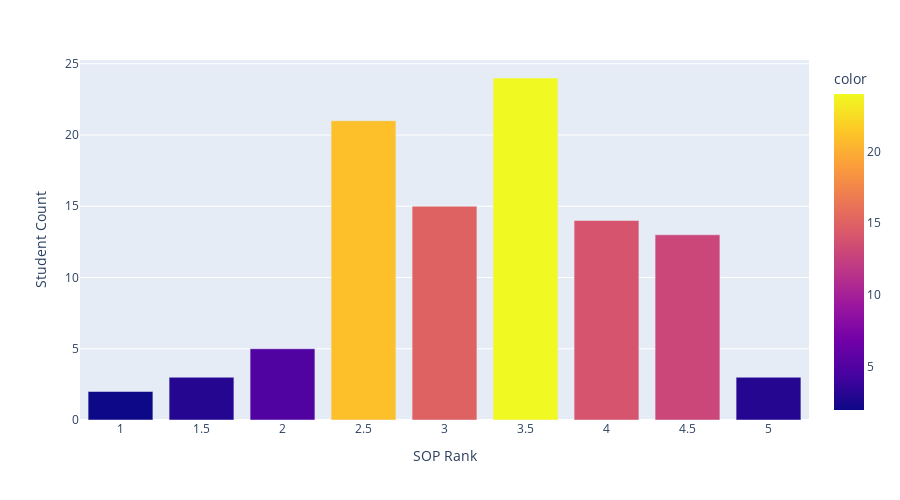

The notebook cell saved with this chart:
### Code cell
sranks = [1,1.5,2,2.5,3,3.5,4,4.5,5]
stcount = []

for i in sranks:
    print(i)
    stcount.append(len(df[df['SOP']==i]))

print('sranks',sranks)
print('stcount',stcount)

fig = px.bar(x=sranks, y=stcount,
             color=stcount,
             labels={'x':'SOP Rank', 'y':'Student Count'},
             height=500)


fig.show()

### Figure 1 — Plotly figure (JSON) as saved in the notebook; plotly's stock layout.template omitted (floating-point values rounded to 4 significant figures)
{"data": [{"alignmentgroup": "True", "hovertemplate": "SOP Rank=%{x}<br>Student Count=%{y}<br>color=%{marker.color}<extra></extra>", "legendgroup": "", "marker": {"color": [2, 3, 5, 21, 15, 24, 14, 13, 3], "coloraxis": "coloraxis", "pattern": {"shape": ""}}, "name": "", "offsetgroup": "", "orientation": "v", "showlegend": false, "textposition": "auto", "type": "bar", "x": [1, 1.5, 2, 2.5, 3, 3.5, 4, 4.5, 5], "xaxis": "x", "y": [2, 3, 5, 21, 15, 24, 14, 13, 3], "yaxis": "y"}], "layout": {"barmode": "relative", "coloraxis": {"colorbar": {"title": {"text": "color"}}, "colorscale": [[0, "#0d0887"], [0.1111, "#46039f"], [0.2222, "#7201a8"], [0.3333, "#9c179e"], [0.4444, "#bd3786"], [0.5556, "#d8576b"], [0.6667, "#ed7953"], [0.7778, "#fb9f3a"], [0.8889, "#fdca26"], [1, "#f0f921"]]}, "height": 500, "legend": {"tracegroupgap": 0}, "margin": {"t": 60}, "xaxis": {"anchor": "y", "domain": [0, 1], "title": {"text": "SOP Rank"}}, "yaxis": {"anchor": "x", "domain": [0, 1], "title": {"text": "Student Count"}}}}
